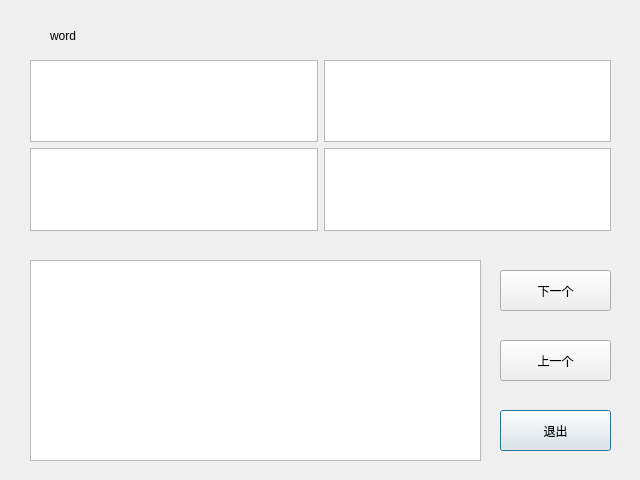
<?xml version="1.0" encoding="UTF-8"?>
<ui version="4.0">
 <class>Dialog_test</class>
 <widget class="QDialog" name="Dialog_test">
  <property name="geometry">
   <rect>
    <x>0</x>
    <y>0</y>
    <width>640</width>
    <height>480</height>
   </rect>
  </property>
  <property name="windowTitle">
   <string>单词测试</string>
  </property>
  <widget class="QLabel" name="label">
   <property name="geometry">
    <rect>
     <x>50</x>
     <y>30</y>
     <width>54</width>
     <height>12</height>
    </rect>
   </property>
   <property name="text">
    <string>word</string>
   </property>
  </widget>
  <widget class="QWidget" name="gridLayoutWidget">
   <property name="geometry">
    <rect>
     <x>30</x>
     <y>60</y>
     <width>581</width>
     <height>171</height>
    </rect>
   </property>
   <layout class="QGridLayout" name="gridLayout">
    <item row="0" column="0">
     <widget class="QTextBrowser" name="textBrowser"/>
    </item>
    <item row="0" column="1">
     <widget class="QTextBrowser" name="textBrowser_2"/>
    </item>
    <item row="1" column="0">
     <widget class="QTextBrowser" name="textBrowser_3"/>
    </item>
    <item row="1" column="1">
     <widget class="QTextBrowser" name="textBrowser_4"/>
    </item>
   </layout>
  </widget>
  <widget class="QTextBrowser" name="textBrowser_5">
   <property name="geometry">
    <rect>
     <x>30</x>
     <y>260</y>
     <width>451</width>
     <height>201</height>
    </rect>
   </property>
  </widget>
  <widget class="QPushButton" name="Btn_quit">
   <property name="geometry">
    <rect>
     <x>500</x>
     <y>410</y>
     <width>111</width>
     <height>41</height>
    </rect>
   </property>
   <property name="text">
    <string>退出</string>
   </property>
  </widget>
  <widget class="QPushButton" name="Btn_next">
   <property name="geometry">
    <rect>
     <x>500</x>
     <y>270</y>
     <width>111</width>
     <height>41</height>
    </rect>
   </property>
   <property name="text">
    <string>下一个</string>
   </property>
  </widget>
  <widget class="QPushButton" name="Btn_last">
   <property name="geometry">
    <rect>
     <x>500</x>
     <y>340</y>
     <width>111</width>
     <height>41</height>
    </rect>
   </property>
   <property name="text">
    <string>上一个</string>
   </property>
  </widget>
 </widget>
 <resources/>
 <connections>
  <connection>
   <sender>Btn_quit</sender>
   <signal>clicked()</signal>
   <receiver>Dialog_test</receiver>
   <slot>close()</slot>
   <hints>
    <hint type="sourcelabel">
     <x>555</x>
     <y>430</y>
    </hint>
    <hint type="destinationlabel">
     <x>319</x>
     <y>239</y>
    </hint>
   </hints>
  </connection>
 </connections>
</ui>
